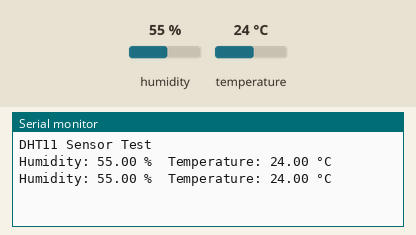
The sketch below on a simulated Arduino Uno, built with avr-gcc and run on an emulated ATmega328P. Shown: the last lines printed to the serial monitor. The inputs (shaded band) are chosen by the test bench; at power-on: humidity 55 %, temperature 24 °C.

Above: at 4.8 s.
4.9 s: humidity set to 22 %
At 7.1 s:
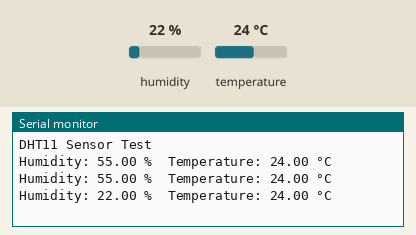
7.9 s: temperature set to 12 °C
At 9.5 s:
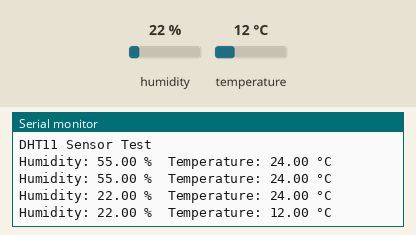
10.9 s: humidity set to 40 %
At 13.1 s:
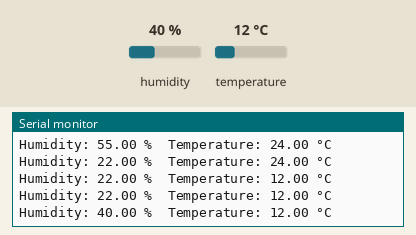
Timing chart, 0 to 14.6 s (numbered marks = the images above; inputs shaded):
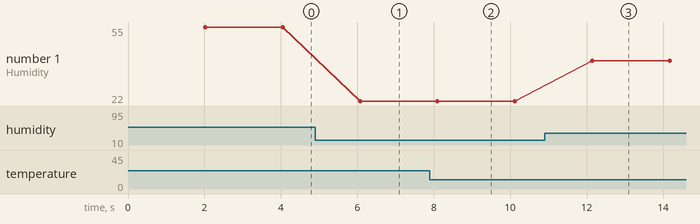

The sketch:

Temperature_Humidity_DHT11.ino
```cpp
#include "DHT.h"

// Define pin and sensor type
#define DHTPIN 2        // Data pin connected to D2
#define DHTTYPE DHT11   // DHT 11

DHT dht(DHTPIN, DHTTYPE);

void setup() {
  Serial.begin(9600);
  Serial.println("DHT11 Sensor Test");

  dht.begin();
}

void loop() {
  // Wait a few seconds between measurements
  delay(2000);

  float humidity = dht.readHumidity();
  float temperature = dht.readTemperature(); // Celsius

  // Check if any reads failed
  if (isnan(humidity) || isnan(temperature)) {
    Serial.println("Failed to read from DHT sensor!");
    return;
  }

  // Display data
  Serial.print("Humidity: ");
  Serial.print(humidity);
  Serial.print(" %\t");

  Serial.print("Temperature: ");
  Serial.print(temperature);
  Serial.println(" °C");
}
```

Measured:
- after the input at 4.9 s, the serial monitor: prints a new line after 1.2 s (image 1)
- after the input at 7.9 s, the serial monitor: prints a new line after 0.20 s (image 2)
- after the input at 10.9 s, the serial monitor: prints a new line after 1.2 s (image 3)
- plotted number 1: 55 → 22 after the input at 4.9 s, 22 → 40 after the input at 10.9 s
